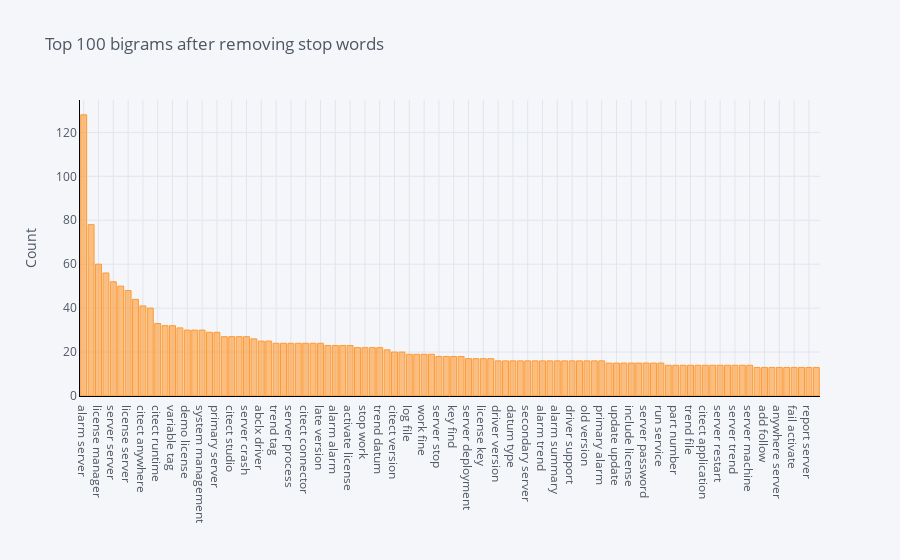

Source (notebook cell):
### Code cell
plot_model(plot='bigram')

### Figure 1 — Plotly figure (JSON) as saved in the notebook; plotly's stock layout.template omitted (floating-point values rounded to 4 significant figures)
{"data": [{"marker": {"color": "rgba(255, 153, 51, 0.6)", "line": {"color": "rgba(255, 153, 51, 1.0)", "width": 1}}, "name": "count", "orientation": "v", "text": "", "x": ["alarm server", "citect server", "license manager", "float license", "server server", "run citect", "license server", "server run", "citect anywhere", "deployment server", "citect runtime", "version citect", "variable tag", "new version", "demo license", "runtime manager", "system management", "management server", "primary server", "server license", "citect studio", "citect support", "server crash", "redundant server", "abclx driver", "trend server", "trend tag", "window server", "server process", "citect license", "citect connector", "server citect", "late version", "license activation", "alarm alarm", "license available", "activate license", "usb key", "stop work", "citect update", "trend datum", "version update", "citect version", "alarm page", "log file", "show bad", "work fine", "license activate", "server stop", "restart server", "key find", "software license", "server deployment", "active alarm", "license key", "historian connector", "driver version", "make change", "datum type", "machine run", "secondary server", "upgrade citect", "alarm trend", "usb license", "alarm summary", "citect run", "driver support", "run server", "old version", "opc server", "primary alarm", "filter alarm", "update update", "citect alarm", "include license", "primary secondary", "server password", "run time", "run service", "cicode function", "part number", "update page", "trend file", "system run", "citect application", "add new", "server restart", "create new", "server trend", "license license", "server machine", "graphic page", "add follow", "date time", "anywhere server", "server set", "fail activate", "show alarm", "report server", "modnet driver"], "y": [128, 78, 60, 56, 52, 50, 48, 44, 41, 40, 33, 32, 32, 31, 30, 30, 30, 29, 29, 27, 27, 27, 27, 26, 25, 25, 24, 24, 24, 24, 24, 24, 24, 23, 23, 23, 23, 22, 22, 22, 22, 21, 20, 20, 19, 19, 19, 19, 18, 18, 18, 18, 17, 17, 17, 17, 16, 16, 16, 16, 16, 16, 16, 16, 16, 16, 16, 16, 16, 16, 16, 15, 15, 15, 15, 15, 15, 15, 15, 14, 14, 14, 14, 14, 14, 14, 14, 14, 14, 14, 14, 13, 13, 13, 13, 13, 13, 13, 13, 13], "type": "bar"}], "layout": {"legend": {"bgcolor": "#F5F6F9", "font": {"color": "#4D5663"}}, "paper_bgcolor": "#F5F6F9", "plot_bgcolor": "#F5F6F9", "title": {"font": {"color": "#4D5663"}, "text": "Top 100 bigrams after removing stop words"}, "xaxis": {"gridcolor": "#E1E5ED", "linecolor": "black", "showgrid": true, "tickfont": {"color": "#4D5663"}, "title": {"font": {"color": "#4D5663"}, "text": ""}, "zerolinecolor": "#E1E5ED"}, "yaxis": {"gridcolor": "#E1E5ED", "linecolor": "black", "showgrid": true, "tickfont": {"color": "#4D5663"}, "title": {"font": {"color": "#4D5663"}, "text": "Count"}, "zerolinecolor": "#E1E5ED"}}}
